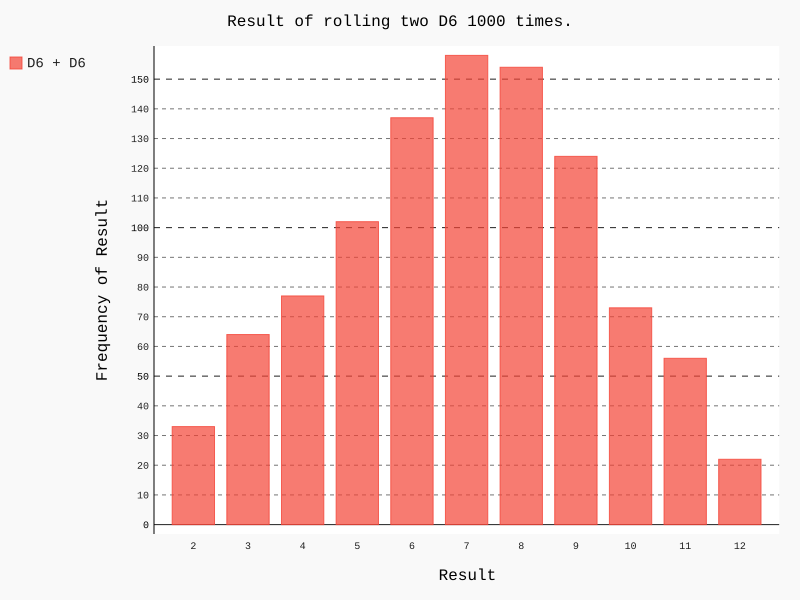

Here is the Python script that generated this plot:
# -*- coding: utf-8 -*-
"""
Created on Fri May 21 11:36:29 2021

@author: ULVI PC
"""

import pygal
from die import Die

die_1 = Die()
die_2 = Die()
results = []
for roll_num in range(1000):
    result = die_1.roll() + die_2.roll()
    results.append(result)
frequencies = []
max_result = die_1.num_sides + die_2.num_sides
for value in range(2, max_result+1):
    frequency = results.count(value)
    frequencies.append(frequency)

hist = pygal.Bar()
hist.title = "Result of rolling two D6 1000 times."
hist.x_labels = ["2", "3", "4", "5", "6", "7", "8", "9", "10", "11", "12"]
hist.x_title = "Result"
hist.y_title = "Frequency of Result"
hist.add("D6 + D6", frequencies)
hist.render_to_file("dice_visual.svg")

print(frequencies)
